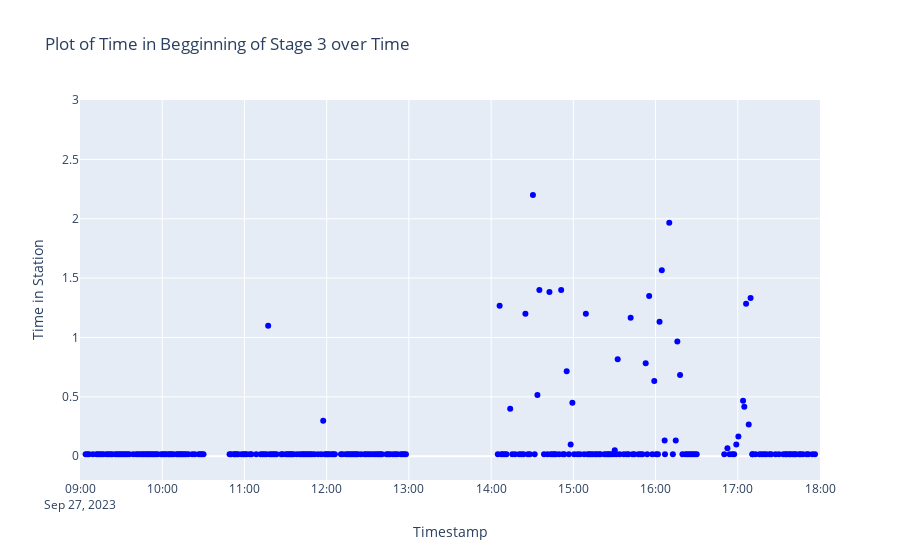
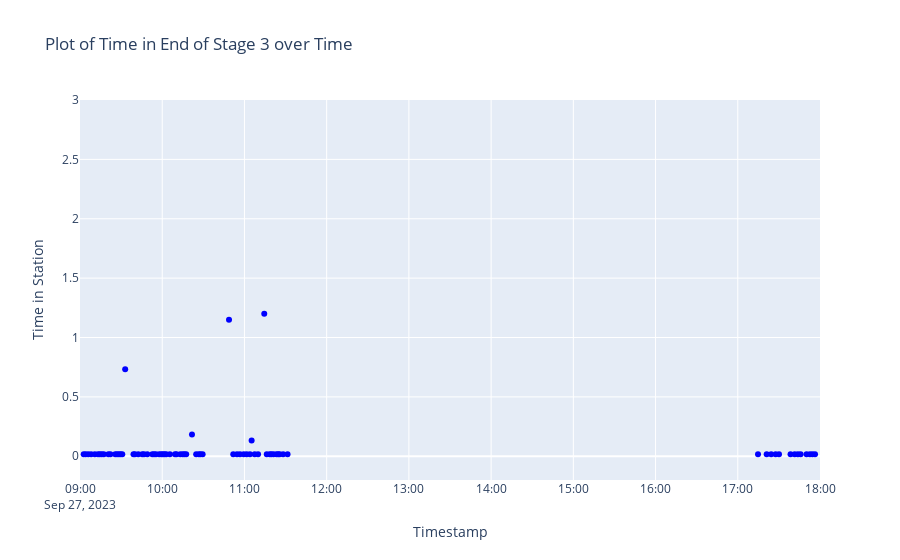
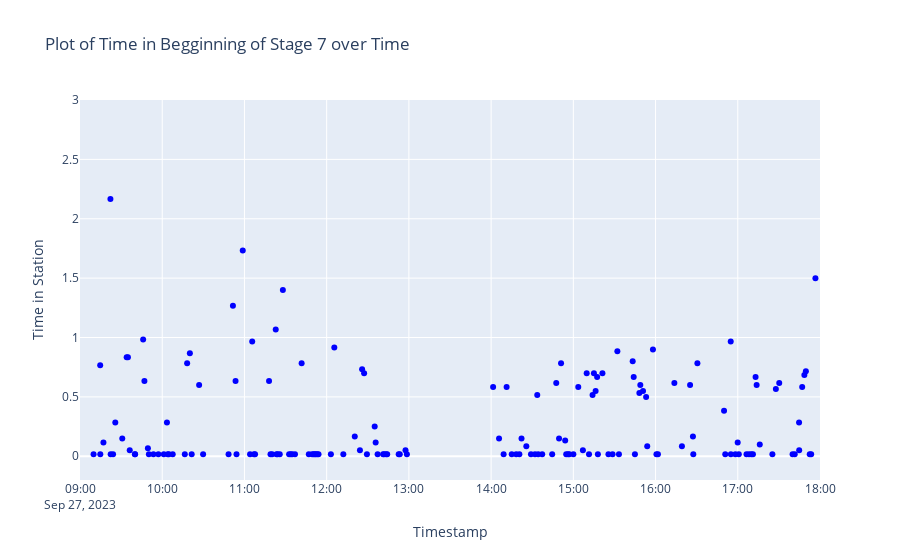

Notebook code cell kept with these figures, in order:
### Code cell
df1 = time_in_station_fun(df1)
df1 = remove_outliers(df1, 5)
plot_time_in_station(df1,1)
#display(df1)

df2 = time_in_station_fun(df2)
df2 = remove_outliers(df2, 5)
plot_time_in_station(df2,2)
#display(df2)

df3 = time_in_station_fun(df3)
df3 = remove_outliers(df3, 5)
plot_time_in_station(df3,3)
#display(df3)
